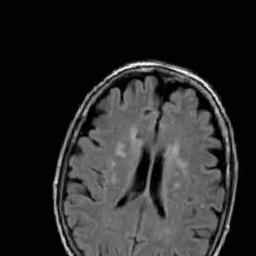
#> input picture data/extracted_data/brain_tumor_dataset/no/N_147.jpg, 256 x 256 px, found by its file name; its folder holds only this picture in this run
$ jupyter execute --allow-errors Brain_Tumor_Classification..ipynb   (shell and % lines are left out)
#> lines starting #> are read from the running program, lines starting #| are printed output that depends on the picture; after the words box and inside, x2 and y2 are one past the last pixel; in counts of white or black regions, pixels touching at a corner belong together
[cell 1]
import pandas as pd
import numpy as np
import matplotlib.pyplot as plt
import matplotlib.image as mpimg
import seaborn as sns
import zipfile
import os, shutil
import tensorflow as tf
import re
from tensorflow.keras.preprocessing.image import ImageDataGenerator
from PIL import Image
from tensorflow.keras.models import Model
from tensorflow.keras.layers import Flatten, Dense, Dropout
from tensorflow.keras.applications.vgg19 import VGG19
from tensorflow.keras.callbacks import ModelCheckpoint, EarlyStopping, ReduceLROnPlateau

plt.style.use('ggplot')

[cell 2]
# Dataset unzip


# Path to your zip file
zip_path = '/Volumes/KODAK/folder 02/Advance_Brain_Tumor_Classification/data/archive.zip'
# Directory where you want to extract the files
extract_dir = '/Volumes/KODAK/folder 02/Advance_Brain_Tumor_Classification/data/extracted_data'

# Create the extraction directory if it doesn't exist
os.makedirs(extract_dir, exist_ok=True)

# Extract the zip file
#> (the rest of this cell did not finish here and is left out)

[cell 3]
# Rename the image name for convenient utilization

import os

# Define the base directory
base_dir = '/Volumes/KODAK/folder 02/Advance_Brain_Tumor_Classification/data/extracted_data/brain_tumor_dataset'

# Paths to the 'no' and 'yes' folders
no_folder = os.path.join(base_dir, 'no')
yes_folder = os.path.join(base_dir, 'yes')

# Function to rename files in a folder with a given prefix (e.g., 'N_' or 'Y_')
def rename_images(folder_path, prefix):
    # Get all image files in the folder
#> called with prefix = 'N'
    images = [f for f in os.listdir(folder_path) if f.endswith(('.jpg', '.jpeg', '.png'))]

    # Sort images to ensure consistent numbering
    images.sort()

    # Rename each image
    for index, old_name in enumerate(images, start=1):
        # New name format: prefix_index.extension (e.g., N_1.jpg)
        extension = os.path.splitext(old_name)[1]  # Get file extension (.jpg, .png)
        new_name = f"{prefix}_{index}{extension}"

        # Full paths for old and new names
        old_path = os.path.join(folder_path, old_name)
        new_path = os.path.join(folder_path, new_name)

        # Rename the file
        os.rename(old_path, new_path)
        print(f"Renamed: {old_name} → {new_name}")

# Rename 'no' folder images (N_1.jpg, N_2.jpg, ...)
print("Renaming 'no' folder images:")
rename_images(no_folder, 'N')

# Rename 'yes' folder images (Y_1.jpg, Y_2.jpg, ...)
print("\nRenaming 'yes' folder images:")
rename_images(yes_folder, 'Y')

print("\nAll images renamed successfully!")

# Exploratory Data Analysis

[cell 4]
# Define the base directory
base_dir = '/Volumes/KODAK/folder 02/Advance_Brain_Tumor_Classification/data/extracted_data/brain_tumor_dataset'

# Paths to the 'no' and 'yes' folders
no_folder = os.path.join(base_dir, 'no')
yes_folder = os.path.join(base_dir, 'yes')

# Function to count image files in a folder
def count_images(folder_path):
    images = [f for f in os.listdir(folder_path) if f.lower().endswith(('.jpg', '.jpeg', '.png'))]
    return len(images)

# Count images in 'no' and 'yes' folders
no_count = count_images(no_folder)
yes_count = count_images(yes_folder)

# Print the results
print(f"no = {no_count}, yes = {yes_count}")

[cell 5]
# Data for plotting
categories = ['no (Healthy)', 'yes (Tumor)']
counts = [no_count, yes_count]

# Create interactive plot
plt.figure(figsize=(8, 6))
sns.set_style("whitegrid")

# FIX: Assign `x` to `hue` and disable legend
ax = sns.barplot(
    x=categories,
    y=counts,
    hue=categories,  # Explicitly map categories to hue
    palette=["skyblue", "salmon"],
    legend=False     # Disable redundant legend
)

# Customize plot
plt.title("Brain Tumor Image Dataset Distribution", fontsize=16, pad=20)
plt.xlabel("Category", fontsize=14)
plt.ylabel("Number of Images", fontsize=14)
plt.xticks(fontsize=12)
plt.yticks(fontsize=12)

# Add count labels on bars
for i, count in enumerate(counts):
    ax.text(i, count + 2, str(count), ha='center', fontsize=12, weight='bold')

plt.tight_layout()
plt.show()
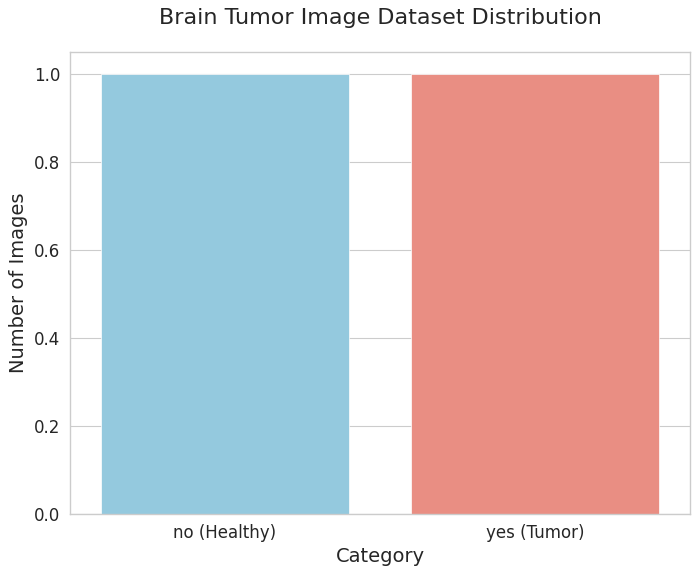
#> figure drawn by matplotlib, 1 panel

[cell 6]
# check image shape

from PIL import Image

def check_image_shapes_pil(folder_path):
    shapes = set()
    for img_name in os.listdir(folder_path):
        img_path = os.path.join(folder_path, img_name)
        try:
            with Image.open(img_path) as img:
#> img is the input picture: PIL image 256x256 RGB; min 0, max 255, mean 42.5
                shapes.add(img.size + (len(img.getbands()),))  # (width, height, channels)
        except:
            print(f"Error reading {img_name}")
    return shapes

# Get unique shapes
no_shapes = check_image_shapes_pil('/Volumes/KODAK/folder 02/Advance_Brain_Tumor_Classification/data/extracted_data/brain_tumor_dataset/no')
#> no_shapes = 1 item
yes_shapes = check_image_shapes_pil('/Volumes/KODAK/folder 02/Advance_Brain_Tumor_Classification/data/extracted_data/brain_tumor_dataset/yes')
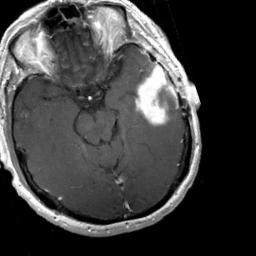
#> input picture data/extracted_data/brain_tumor_dataset/yes/aug_yes_1002.jpg, 256 x 256 px, found by its file name
#> in check_image_shapes_pil, img is the input picture: PIL image 256x256 RGB; min 0, max 255, mean 63
#> yes_shapes = 1 item

print("No (Healthy) Shapes:", no_shapes)
#| No (Healthy) Shapes: {(256, 256, 3)}
print("Yes (Tumor) Shapes:", yes_shapes)
#| Yes (Tumor) Shapes: {(256, 256, 3)}

# Handle the class impbalance using data augmentation

[cell 7]
import os
import shutil
import numpy as np
from tensorflow.keras.preprocessing.image import ImageDataGenerator
from PIL import Image
import glob

# 1. Set up paths (replace with your actual paths)
base_dir = '/Volumes/KODAK/folder 02/Advance_Brain_Tumor_Classification/data/extracted_data/brain_tumor_dataset'
target_count = 3000  # Target number of images for each class

# 2. Count images in each class
no_count = len(os.listdir(os.path.join(base_dir, 'no')))
yes_count = len(os.listdir(os.path.join(base_dir, 'yes')))
print(f"Initial counts - No (Healthy): {no_count}, Yes (Tumor): {yes_count}")

# Calculate how many images to generate for each class
no_to_generate = target_count - no_count
yes_to_generate = target_count - yes_count

print(f"Need to generate {no_to_generate} images for 'no' class")
print(f"Need to generate {yes_to_generate} images for 'yes' class")

# Function to check if file is a valid image
def is_valid_image(file_path):
    try:
        # Try to open the image file
        with Image.open(file_path) as img:
            # Try to load the image data - this will fail for corrupted images
            img.load()
        return True
    except Exception:
        return False

# Function to safely remove directory if it exists
def safe_remove_dir(dir_path):
    if os.path.exists(dir_path):
        try:
            shutil.rmtree(dir_path)
        except Exception as e:
            print(f"Warning: Could not remove directory {dir_path}: {e}")
            # Try to remove files individually
            try:
                files = glob.glob(os.path.join(dir_path, '*'))
                for f in files:
                    try:
                        if os.path.isfile(f):
                            os.remove(f)
                        elif os.path.isdir(f):
                            shutil.rmtree(f)
                    except Exception as e2:
                        print(f"Warning: Could not remove {f}: {e2}")
            except Exception:
                pass

# Function to augment a specific class
def augment_class(class_name, num_to_generate):
    if num_to_generate <= 0:
        print(f"No need to augment {class_name} class. Already has enough images.")
        return

    # Create temporary directory structure for augmentation
    temp_aug_dir = os.path.join(base_dir, f'temp_aug_{class_name}')
    temp_class_dir = os.path.join(temp_aug_dir, class_name)

    # Create augmented_images directory
    aug_images_dir = os.path.join(base_dir, f'augmented_images_{class_name}')

    # Clean up any existing temporary directories first
    safe_remove_dir(temp_aug_dir)
    safe_remove_dir(aug_images_dir)

    # Create fresh directories
    os.makedirs(temp_class_dir, exist_ok=True)
    os.makedirs(aug_images_dir, exist_ok=True)

    # Copy only valid image files to temporary dir
    valid_images_count = 0
    class_dir = os.path.join(base_dir, class_name)

    print(f"Checking and copying valid images from {class_dir}...")
    for img in os.listdir(class_dir):
        src = os.path.join(class_dir, img)
        if os.path.isfile(src) and is_valid_image(src):
            dst = os.path.join(temp_class_dir, img)
            shutil.copy(src, dst)
            valid_images_count += 1

    print(f"Copied {valid_images_count} valid images for augmentation from {class_name} class")

    if valid_images_count == 0:
        print(f"Error: No valid images found in {class_name} class. Cannot proceed with augmentation.")
        safe_remove_dir(temp_aug_dir)
        safe_remove_dir(aug_images_dir)
        return

    # Use a simpler augmentation that's less likely to cause errors
    augment = ImageDataGenerator(
        rotation_range=20,
        width_shift_range=0.2,
        height_shift_range=0.2,
        horizontal_flip=True,
        fill_mode='nearest'
    )

    try:
        # Create augmented images
        augmented_images = augment.flow_from_directory(
            temp_aug_dir,  # Points to the parent of class folders
            target_size=(256, 256),
            batch_size=32,
            class_mode='binary',
            save_to_dir=aug_images_dir,  # Where new images will be saved
            save_prefix=f'aug_{class_name}',
            save_format='jpg'
        )

        # Generate batches incrementally with error handling
        print(f"\nGenerating augmented images for {class_name} class...")
        augmented_so_far = 0
        steps = 0

        # Limit the number of attempts to prevent infinite loops
        max_steps = 200

        while augmented_so_far < num_to_generate and steps < max_steps:
            try:
                next(augmented_images)
                steps += 1

                # Count how many images we've generated so far
                current_files = [f for f in os.listdir(aug_images_dir) if f.endswith('.jpg')]
                augmented_so_far = len(current_files)

                if steps % 5 == 0:  # Report progress every 5 steps
                    print(f"Generated {augmented_so_far} images so far...")

            except Exception as e:
                print(f"Warning: Error during generation batch {steps}: {e}")
                steps += 1
                continue

        print(f"Generated {augmented_so_far} images for {class_name} class")
    except Exception as e:
        print(f"Error during augmentation setup: {e}")
        safe_remove_dir(temp_aug_dir)
        safe_remove_dir(aug_images_dir)
        return

    # Clean up temporary directory used for generating images
    safe_remove_dir(temp_aug_dir)

    # Move the augmented images to the class directory
    try:
        file_list = [f for f in os.listdir(aug_images_dir) if f.endswith('.jpg')]

        # Take only as many as we need
        file_list = file_list[:num_to_generate]

        print(f"Moving {len(file_list)} images to {class_name} class folder...")

        # Copy files with new names to avoid any conflicts
        for i, filename in enumerate(file_list):
            try:
                src = os.path.join(aug_images_dir, filename)
                dst = os.path.join(base_dir, class_name, f"aug_{class_name}_{i+1}.jpg")
                shutil.copy2(src, dst)
            except Exception as e:
                print(f"Warning: Could not copy {filename}: {e}")

        # Clean up the augmentation directory
        safe_remove_dir(aug_images_dir)

    except Exception as e:
        print(f"Error moving augmented files: {e}")

    # Final count of images in the class directory
    final_count = len(os.listdir(os.path.join(base_dir, class_name)))
    print(f"Completed augmentation. {class_name} class now has {final_count} images.")

# Main execution block
try:
    # Augment both classes
    print("\n--- Starting augmentation for 'no' class ---")
    augment_class('no', no_to_generate)
#> (the call stopped at in augment_class, `augment = ImageDataGenerator( rotation_range=20, width_shift_range=0.2..`: tensorflow is not available in this run)

    print("\n--- Starting augmentation for 'yes' class ---")
    augment_class('yes', yes_to_generate)
#> (the call stopped at in augment_class, `augment = ImageDataGenerator( rotation_range=20, width_shift_range=0.2..`: tensorflow is not available in this run)

    # Count images after augmentation
    no_final_count = len(os.listdir(os.path.join(base_dir, 'no')))
    yes_final_count = len(os.listdir(os.path.join(base_dir, 'yes')))
    print(f"\nFinal counts - No (Healthy): {no_final_count}, Yes (Tumor): {yes_final_count}")

except Exception as e:
    print(f"An unexpected error occurred: {e}")

[cell 8]
# Newly Generated Images convert same name


# 1. Set up paths
base_dir = '/Volumes/KODAK/folder 02/Advance_Brain_Tumor_Classification/data/extracted_data/brain_tumor_dataset'
no_folder = os.path.join(base_dir, 'no')
yes_folder = os.path.join(base_dir, 'yes')

# 2. Count existing N_*.jpg files to determine next number
def get_next_number(folder_path, prefix):
    existing_numbers = []
    for filename in os.listdir(folder_path):
        if filename.startswith(prefix + '_'):
            try:
                num = int(filename.split('_')[1].split('.')[0])
                existing_numbers.append(num)
            except (IndexError, ValueError):
                continue
    return max(existing_numbers) + 1 if existing_numbers else 1

next_no_number = get_next_number(no_folder, 'N')
next_yes_number = get_next_number(yes_folder, 'Y')

print(f"Next number for N_*.jpg files: {next_no_number}")
print(f"Next number for Y_*.jpg files: {next_yes_number}")

# 3. Rename augmented images function
def rename_augmented_images(folder_path, prefix, start_number):
    renamed_count = 0
    for filename in os.listdir(folder_path):
        if filename.startswith('aug_'):
            # Get file extension
            ext = os.path.splitext(filename)[1]

            # Create new name
            new_name = f"{prefix}_{start_number}{ext}"
            start_number += 1

            # Rename the file
            old_path = os.path.join(folder_path, filename)
            new_path = os.path.join(folder_path, new_name)
            os.rename(old_path, new_path)
            renamed_count += 1

    print(f"Renamed {renamed_count} augmented images in {folder_path}")
    return start_number

# 4. Rename augmented images in both folders
if os.path.exists(no_folder):
    next_no_number = rename_augmented_images(no_folder, 'N', next_no_number)
if os.path.exists(yes_folder):
    next_yes_number = rename_augmented_images(yes_folder, 'Y', next_yes_number)

# 5. Verify final counts
final_no_count = len([f for f in os.listdir(no_folder) if f.startswith('N_')]) if os.path.exists(no_folder) else 0
final_yes_count = len([f for f in os.listdir(yes_folder) if f.startswith('Y_')]) if os.path.exists(yes_folder) else 0

print("\nFinal Counts:")
print(f"No (Healthy): {final_no_count} images")
print(f"Yes (Tumor): {final_yes_count} images")

[cell 9]
# Yes folder images name change


# Set your folder path
yes_folder = '/Volumes/KODAK/folder 02/Advance_Brain_Tumor_Classification/data/extracted_data/brain_tumor_dataset/yes'

def fix_filenames(folder_path):
    renamed_count = 0
    for filename in os.listdir(folder_path):
        # Match patterns like Y59.JPG or Y123.jpg (case insensitive)
        match = re.match(r'^Y(\d+)\.(jpg|jpeg|png)$', filename, re.IGNORECASE)
        if match:
            number = match.group(1)
            ext = match.group(2).lower()  # Standardize extension to lowercase

            # Create new filename
            new_name = f"Y_{number}.{ext}"

            # Rename the file
            old_path = os.path.join(folder_path, filename)
            new_path = os.path.join(folder_path, new_name)

            # Handle case where new filename might already exist
            if not os.path.exists(new_path):
                os.rename(old_path, new_path)
                renamed_count += 1
                print(f"Renamed: {filename} → {new_name}")
            else:
                print(f"Skipped: {filename} (target name {new_name} already exists)")

    print(f"\nTotal files renamed: {renamed_count}")

# Run the function
fix_filenames(yes_folder)

[cell 10]
# ensuring the class imbalance handling


# Paths to the 'no' and 'yes' folders
no_folder = os.path.join(base_dir, 'no')
yes_folder = os.path.join(base_dir, 'yes')

# Count images in 'no' and 'yes' folders
no_count = count_images(no_folder)
yes_count = count_images(yes_folder)


 # Data for plotting
categories = ['no (Healthy)', 'yes (Tumor)']
counts = [no_count, yes_count]

# Create interactive plot
plt.figure(figsize=(8, 6))
sns.set_style("whitegrid")

# FIX: Assign `x` to `hue` and disable legend
ax = sns.barplot(
    x=categories,
    y=counts,
    hue=categories,  # Explicitly map categories to hue
    palette=["skyblue", "salmon"],
    legend=False     # Disable redundant legend
)

# Customize plot
plt.title("Brain Tumor Image Dataset Distribution", fontsize=16, pad=20)
plt.xlabel("Category", fontsize=14)
plt.ylabel("Number of Images", fontsize=14)
plt.xticks(fontsize=12)
plt.yticks(fontsize=12)

# Add count labels on bars
for i, count in enumerate(counts):
    ax.text(i, count + 2, str(count), ha='center', fontsize=12, weight='bold')

plt.tight_layout()
plt.show()

# Data Preprocessing

## Remove the unneccessory region on the image

[cell 11]
import os
import cv2
import numpy as np
from tqdm import tqdm
import matplotlib.pyplot as plt

def preprocess_brain_mri(image_path, output_path, show_steps=False):
    """
    Preprocess a brain MRI image by:
    1. Reading the image
    2. Converting to grayscale if needed
    3. Applying thresholding to separate brain from background
    4. Finding the largest contour (brain)
    5. Creating a bounding rectangle
    6. Cropping to the bounding rectangle
    7. Saving the processed image

    Args:
        image_path (str): Path to the input image
        output_path (str): Path to save the processed image
        show_steps (bool): Whether to display intermediate steps
    """
#> called with show_steps = False
    # Read the image
    img = cv2.imread(image_path)
    if img is None:
        print(f"Error reading image: {image_path}")
        return False

    # Convert to grayscale if not already
    if len(img.shape) == 3:
        gray = cv2.cvtColor(img, cv2.COLOR_BGR2GRAY)
    else:
        gray = img.copy()

    # Apply Otsu's thresholding
    _, thresh = cv2.threshold(gray, 0, 255, cv2.THRESH_BINARY + cv2.THRESH_OTSU)
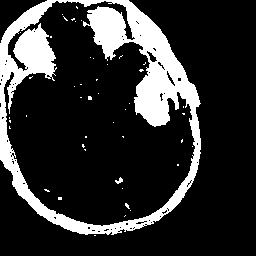
#> thresh: shape (256, 256); 18.7% white; 46 white regions (44 under 20 px), largest, box (x1, y1, x2, y2) and area: (0, 0, 201, 235) 12035, (115, 177, 123, 184) 29

    # Alternatively, you can use adaptive thresholding if Otsu doesn't work well
    # thresh = cv2.adaptiveThreshold(gray, 255, cv2.ADAPTIVE_THRESH_GAUSSIAN_C,
    #                              cv2.THRESH_BINARY, 11, 2)

    # Apply morphological operations to remove noise
    kernel = np.ones((5, 5), np.uint8)
    opening = cv2.morphologyEx(thresh, cv2.MORPH_OPEN, kernel, iterations=2)
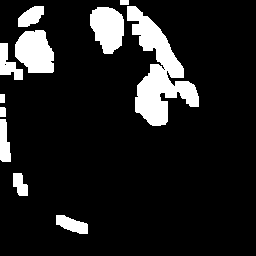
#> opening: shape (256, 256); 12.4% white; 11 white regions

    # Find contours
    contours, _ = cv2.findContours(opening, cv2.RETR_EXTERNAL, cv2.CHAIN_APPROX_SIMPLE)
#> contours = 11 contours; largest, box (x1, y1, x2, y2) and area: (127, 6, 199, 126) 3408, (15, 30, 54, 73) 1248, (90, 7, 124, 54) 1142, (0, 43, 23, 80) 372, (56, 215, 88, 234) 338

    # If no contours found, return original image
    if not contours:
        print(f"No contours found in {image_path}")
        cv2.imwrite(output_path, img)
        return False

    # Find the largest contour (assuming it's the brain)
    largest_contour = max(contours, key=cv2.contourArea)
#> largest_contour = contour of 163 points, box (x1, y1, x2, y2) (127, 6, 199, 126), area 3408
#> (the rest of the program and of its run is left out)
